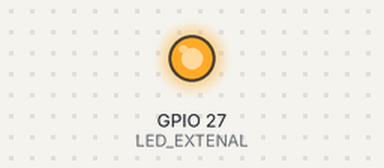
Bench run of a sketch on a simulated ESP32. On the bench: output pins drawn as LEDs (lit = HIGH).

Above: at 0.15 s.
At 5.7 s:
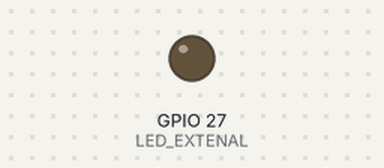
Timing chart, 0 to 6.9 s (numbered marks = the images above):
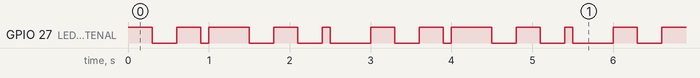

Measured:
- by itself, GPIO 27 (LED_EXTENAL): repeats every 3.0 s: LOW 0.30 s, HIGH 0.30 s, LOW 0.10 s, HIGH 0.50 s, LOW 0.30 s, HIGH 0.30 s, LOW 0.30 s, HIGH 0.10 s, LOW 0.50 s, HIGH 0.30 s
- by itself, everything shown: repeats every 3.0 s, in 10 steps

The sketch:

part_3_3.ino
```cpp
#if CONFIG_FREERTOS_UNICORE
static const BaseType_t app_cpu = 0;
#else
static const BaseType_t app_cpu = 1;
#endif

int LED_EXTENAL = 27;
TaskHandle_t Task1, Task2;

void task1(void* parameters) {
  while(1) {
    digitalWrite(LED_EXTENAL, HIGH);
    vTaskDelay(500 / portTICK_PERIOD_MS);
    digitalWrite(LED_EXTENAL, LOW);
    vTaskDelay(500 / portTICK_PERIOD_MS);
  }
}

void task2(void* parameters) {
  while(1) {
    digitalWrite(LED_EXTENAL, HIGH);
    vTaskDelay(300 / portTICK_PERIOD_MS);
    digitalWrite(LED_EXTENAL, LOW);
    vTaskDelay(300 / portTICK_PERIOD_MS);
  }
}

void setup() {
  pinMode(LED_EXTENAL, OUTPUT);
  xTaskCreatePinnedToCore(task1, "Task 1", 1000, NULL, 1, &Task1, 1);
  xTaskCreatePinnedToCore(task2, "Task 2", 1000, NULL, 1, &Task2, 1);
}

void loop() {}
```
